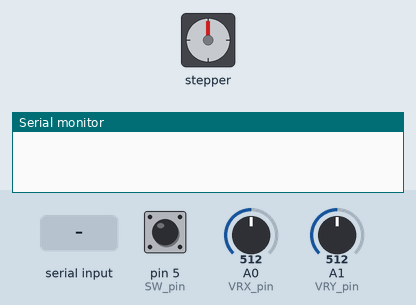
Simulated run of this sketch. Board: Arduino Uno, built with avr-gcc and run on an emulated ATmega328P. Parts: stepper motor, the last lines printed to the serial monitor. Wiring (inferred from the names in the program): stepper motor (2048 steps per turn assumed): coils pin 12, pin 11, pin 10, pin 9. The test bench sets the inputs (shaded band); at power-on: A0 (VRX_pin) = 512, pin 5 (SW_pin) HIGH, A1 (VRY_pin) = 512.

Above: at 1.2 s.
1.3 s: "t90\n" received over Serial
At 3.46 s:
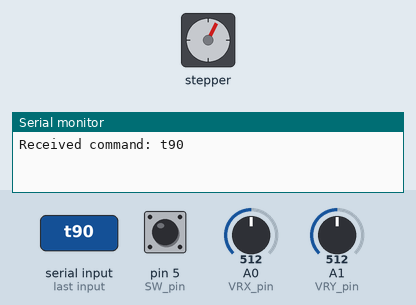
At 4.3 s:
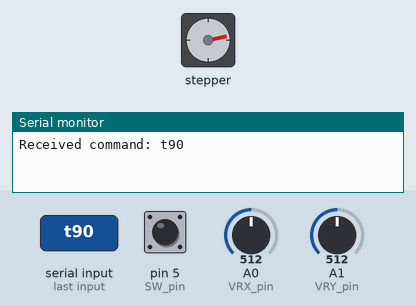
5.4 s: "t90\n" received over Serial
At 8.5 s:
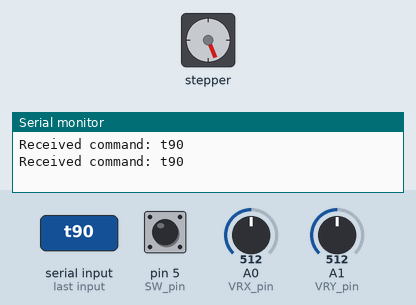
8.8 s: A0 (VRX_pin) set to 601
10.3 s: A0 (VRX_pin) set to 632
Timing chart, 0 to 13.3 s (numbered marks = the images above; inputs shaded):
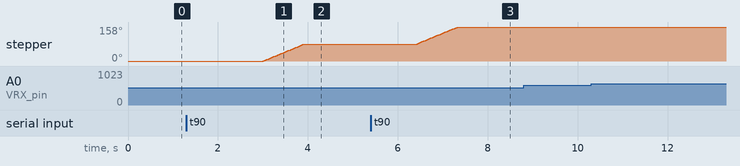

Measured:
- after the input at 1.3 s, stepper: turns 78° clockwise in 0.90 s, starting after 1.7 s
- after the input at 5.4 s, stepper: turns 80° clockwise in 0.91 s, starting after 1.0 s
- after the input at 8.8 s, every drawn part: stays the same

The sketch:

ARDUINO.ino
```cpp
#include <Servo.h>

#define STEPPER_PIN_1 12
#define STEPPER_PIN_2 11
#define STEPPER_PIN_3 10
#define STEPPER_PIN_4 9

// analogRead
int val;
int step_number = 0;

Servo myServo;
// Khai báo chân kết nối cho các cảm biến và đèn LED
// analog
int VRX_pin = A0; // Joystick trục X
int VRY_pin = A1; // Joystick trục Y
// digital
int SW_pin = 5; // Nút nhấn trên joystick

// Các hướng có thể của joystick
const int NORTH = 0;
const int NORTH_EAST = 1;
const int EAST = 2;
const int SOUTH_EAST = 3;
const int SOUTH = 4;
const int SOUTH_WEST = 5;
const int WEST = 6;
const int NORTH_WEST = 7;
const int CENTER = 8;

// Các biến để lưu giá trị đọc từ joystick và hướng hiện tại
int VRX_value, VRY_value;
int direction = -1, direction_cache;

// Hàm chuyển đổi giá trị từ joystick sang hướng
int coor_to_direction(int VRX_value, int VRY_value);

// Các hàm kiểm tra phạm vi giá trị của joystick
bool is_large_coor(int coor);
bool is_middle_coor(int coor);
bool is_small_coor(int coor);

void setup() {
  Serial.begin(115200);  // UART Start
  pinMode(VRX_pin, INPUT);
  pinMode(VRY_pin, INPUT);
  pinMode(SW_pin, INPUT_PULLUP);
  pinMode(STEPPER_PIN_1, OUTPUT);
  pinMode(STEPPER_PIN_2, OUTPUT);
  pinMode(STEPPER_PIN_3, OUTPUT);
  pinMode(STEPPER_PIN_4, OUTPUT);
}

void loop() {
  // Đọc giá trị từ joystick
  VRX_value = analogRead(VRX_pin);
  VRY_value = analogRead(VRY_pin);

  // Xác định hướng từ giá trị joystick
  direction = coor_to_direction(VRX_value, VRY_value);

  // In giá trị đọc từ trục Y của joystick ra Serial Monitor

  // Xoay động cơ tương ứng với hướng của joystick
  if (direction == WEST) {
    Serial.println("joyWEST");
  } else if (direction == NORTH) {
    Serial.println("joyNORTH");
  } else if (direction == EAST) {
    Serial.println("joyEAST");
  } else if (direction == SOUTH) {
    Serial.println("joySOUTH");
  }

  // Đọc giá trị từ nút nhấn trên joystick
  int SW_value = digitalRead(SW_pin);

  // Nếu nút nhấn được nhấn, tắt tất cả các đèn LED
  if (SW_value == LOW) {
    Serial.println("joyPUSH");
  }

  if (Serial.available()) {
    String command = "";
    while (Serial.available()) {
      command = Serial.readString();
    }
    Serial.println("Received command: " + command);

    if (command.startsWith("t")) {
      int angle = command.substring(1).toInt();
      for (int a = 0; a < int(2048 / 360 * angle); a++) {
        OneStep(true);
        delay(2);
      }
    } else {
      int angle = command.substring(1).toInt();
      for (int a = 0; a < int(2048 / 360 * angle); a++) {
        OneStep(false);
        delay(2);
      }
    }
    delay(500);
  }

  delay(1000); // Đợi một chút trước khi lặp lại
}

// Hàm chuyển đổi giá trị từ trục X và Y của joystick sang hướng
int coor_to_direction(int VRX_value, int VRY_value) {
  if (is_large_coor(VRX_value) && is_middle_coor(VRY_value))
    return NORTH;
  if (is_large_coor(VRX_value) && is_large_coor(VRY_value))
    return NORTH_EAST;
  if (is_middle_coor(VRX_value) && is_large_coor(VRY_value))
    return EAST;
  if (is_small_coor(VRX_value) && is_large_coor(VRY_value))
    return SOUTH_EAST;
  if (is_small_coor(VRX_value) && is_middle_coor(VRY_value))
    return SOUTH;
  if (is_small_coor(VRX_value) && is_small_coor(VRY_value))
    return SOUTH_WEST;
  if (is_middle_coor(VRX_value) && is_small_coor(VRY_value))
    return WEST;
  if (is_large_coor(VRX_value) && is_small_coor(VRY_value))
    return NORTH_WEST;
  return CENTER; // Trả về hướng trung tâm nếu không phát hiện hướng nào khác
}

// Các hàm kiểm tra phạm vi giá trị của joystick
bool is_large_coor(int coor) {
  return coor > 614;
}
bool is_middle_coor(int coor) {
  return (coor <= 614) && (coor >= 400);
}
bool is_small_coor(int coor) {
  return coor < 400;
}

void OneStep(bool dir){
  if(dir){
    switch (step_number) {
      case 0:
        digitalWrite(STEPPER_PIN_1, HIGH);
        digitalWrite(STEPPER_PIN_2, LOW);
        digitalWrite(STEPPER_PIN_3, LOW);
        digitalWrite(STEPPER_PIN_4, LOW);
        break;
      case 1:
        digitalWrite(STEPPER_PIN_1, LOW);
        digitalWrite(STEPPER_PIN_2, HIGH);
        digitalWrite(STEPPER_PIN_3, LOW);
        digitalWrite(STEPPER_PIN_4, LOW);
        break;
      case 2:
        digitalWrite(STEPPER_PIN_1, LOW);
        digitalWrite(STEPPER_PIN_2, LOW);
        digitalWrite(STEPPER_PIN_3, HIGH);
        digitalWrite(STEPPER_PIN_4, LOW);
        break;
      case 3:
        digitalWrite(STEPPER_PIN_1, LOW);
        digitalWrite(STEPPER_PIN_2, LOW);
        digitalWrite(STEPPER_PIN_3, LOW);
        digitalWrite(STEPPER_PIN_4, HIGH);
        break;
    }
  }
  else{
    switch(step_number){
      case 0:
        digitalWrite(STEPPER_PIN_1, LOW);
        digitalWrite(STEPPER_PIN_2, LOW);
        digitalWrite(STEPPER_PIN_3, LOW);
        digitalWrite(STEPPER_PIN_4, HIGH);
        break;
      case 1:
        digitalWrite(STEPPER_PIN_1, LOW);
        digitalWrite(STEPPER_PIN_2, LOW);
        digitalWrite(STEPPER_PIN_3, HIGH);
        digitalWrite(STEPPER_PIN_4, LOW);
        break;
      case 2:
        digitalWrite(STEPPER_PIN_1, LOW);
        digitalWrite(STEPPER_PIN_2, HIGH);
        digitalWrite(STEPPER_PIN_3, LOW);
        digitalWrite(STEPPER_PIN_4, LOW);
        break;
      case 3:
        digitalWrite(STEPPER_PIN_1, HIGH);
        digitalWrite(STEPPER_PIN_2, LOW);
        digitalWrite(STEPPER_PIN_3, LOW);
        digitalWrite(STEPPER_PIN_4, LOW);
        break;
    }
  }
  step_number++;
  if(step_number > 3){
    step_number = 0;
  }
}
```
